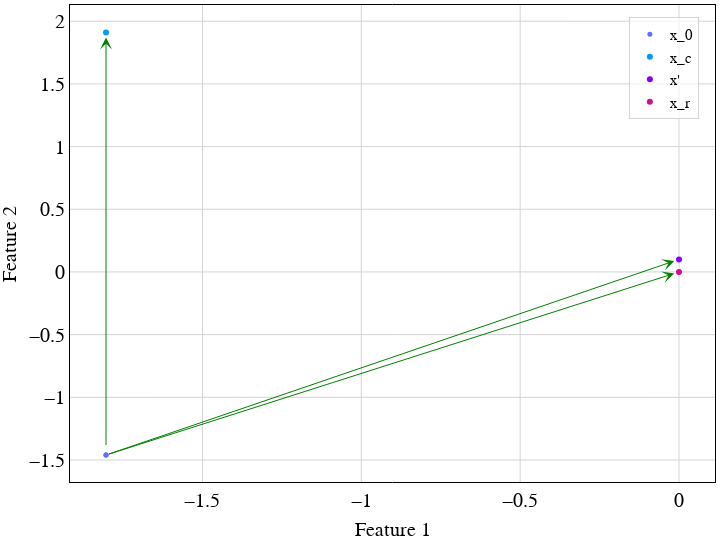

The cell this chart's notebook holds for it:
### Code cell
font_family = 'Times New Roman'
font_color = 'black'
width, height = 720, 540

x_val = 'Feature 1'
y_val = 'Feature 2'


fig = go.Figure()

fig.add_trace(go.Scatter(
    x = X_0[:,0],
    y = X_0[:,1],
    name = 'x_0',
    mode = 'markers',
    marker=dict(size=5)
))



colors = ['#009AFF', '#8700FF', '#D20D8C', '#FE2201']
names = ['x_c', 'x\'', 'x_r']

for i, x_r in enumerate(X_r):
    x_0 = X_0[i]
    fig.add_trace(go.Scatter(
        x = [x_r[0]],
        y = [x_r[1]],
        mode='markers',
        marker=dict(color=colors[i]),
        line=dict(color='#009AFF', width=0.8, dash='dot'),
        name=names[i],
        text=names[i]
    ))
    fig.add_annotation(go.layout.Annotation(
        x=x_r[0], y=x_r[1], ax=x_0[0], ay=x_0[1], xref='x', yref='y', axref='x', ayref='y', arrowhead=3, arrowsize=2, arrowwidth=1, arrowcolor='green', standoff=5
    ))
    
fig.update_xaxes(
    title=dict(
        text=x_val.capitalize(),
        font=dict(
            family=font_family,
            color=font_color,
            size=20
        )
        ), 
    showline=True, 
    mirror=True,
    linecolor='black', 
    gridcolor='lightgrey', 
    zerolinewidth=1,
    zerolinecolor='lightgrey',
    )

fig.update_yaxes(
    title=dict(
        text=y_val.capitalize(),
        font=dict(
            family=font_family,
            color=font_color,
            size=20
        ), 
        ), 
    showline=True, 
    mirror=True,
    linecolor='black', 
    gridcolor='lightgrey',
    zerolinewidth=1,
    zerolinecolor='lightgrey',
    )

fig.update_layout(
    legend=dict(
        # y=0.975, 
        # y=0.0255, 
        x=0.975, 
        y=0.975, 
        xanchor='right',
        font=dict(
            family=font_family,
            color=font_color,
            size=15
            ), 
        bgcolor='rgba(255, 255, 255, 0.7)',
        bordercolor='lightgrey',
        borderwidth=1,
        entrywidth=0.1,
        entrywidthmode='pixels',
        ),
    margin=dict(t=5, b=0, l=1, r=5),
    width=width,
    height=height,
    plot_bgcolor='white',
    paper_bgcolor='white',
    xaxis=dict(
        tickfont=dict(
            family=font_family,
            color=font_color,
            size=20,
        ),
    ),
    yaxis=dict(
        tickfont=dict(
            family=font_family,
            color=font_color,
            size=20
        )
    )
    )


fig.show()

### Figure 1 — Plotly figure (JSON) as saved in the notebook; plotly's stock layout.template omitted (floating-point values rounded to 4 significant figures)
{"data": [{"marker": {"size": 5}, "mode": "markers", "name": "x_0", "type": "scatter", "x": [-1.804, -1.804, -1.804], "y": [-1.46, -1.46, -1.46]}, {"line": {"color": "#009AFF", "dash": "dot", "width": 0.8}, "marker": {"color": "#009AFF"}, "mode": "markers", "name": "x_c", "text": "x_c", "type": "scatter", "x": [-1.804], "y": [1.909]}, {"line": {"color": "#009AFF", "dash": "dot", "width": 0.8}, "marker": {"color": "#8700FF"}, "mode": "markers", "name": "x'", "text": "x'", "type": "scatter", "x": [0], "y": [0.1]}, {"line": {"color": "#009AFF", "dash": "dot", "width": 0.8}, "marker": {"color": "#D20D8C"}, "mode": "markers", "name": "x_r", "text": "x_r", "type": "scatter", "x": [0], "y": [0]}], "layout": {"annotations": [{"arrowcolor": "green", "arrowhead": 3, "arrowsize": 2, "arrowwidth": 1, "ax": -1.804, "axref": "x", "ay": -1.46, "ayref": "y", "standoff": 5, "x": -1.804, "xref": "x", "y": 1.909, "yref": "y"}, {"arrowcolor": "green", "arrowhead": 3, "arrowsize": 2, "arrowwidth": 1, "ax": -1.804, "axref": "x", "ay": -1.46, "ayref": "y", "standoff": 5, "x": 0, "xref": "x", "y": 0.1, "yref": "y"}, {"arrowcolor": "green", "arrowhead": 3, "arrowsize": 2, "arrowwidth": 1, "ax": -1.804, "axref": "x", "ay": -1.46, "ayref": "y", "standoff": 5, "x": 0, "xref": "x", "y": 0, "yref": "y"}], "height": 540, "legend": {"bgcolor": "rgba(255, 255, 255, 0.7)", "bordercolor": "lightgrey", "borderwidth": 1, "entrywidth": 0.1, "entrywidthmode": "pixels", "font": {"color": "black", "family": "Times New Roman", "size": 15}, "x": 0.975, "xanchor": "right", "y": 0.975}, "margin": {"b": 0, "l": 1, "r": 5, "t": 5}, "paper_bgcolor": "white", "plot_bgcolor": "white", "width": 720, "xaxis": {"gridcolor": "lightgrey", "linecolor": "black", "mirror": true, "showline": true, "tickfont": {"color": "black", "family": "Times New Roman", "size": 20}, "title": {"font": {"color": "black", "family": "Times New Roman", "size": 20}, "text": "Feature 1"}, "zerolinecolor": "lightgrey", "zerolinewidth": 1}, "yaxis": {"gridcolor": "lightgrey", "linecolor": "black", "mirror": true, "showline": true, "tickfont": {"color": "black", "family": "Times New Roman", "size": 20}, "title": {"font": {"color": "black", "family": "Times New Roman", "size": 20}, "text": "Feature 2"}, "zerolinecolor": "lightgrey", "zerolinewidth": 1}}}
